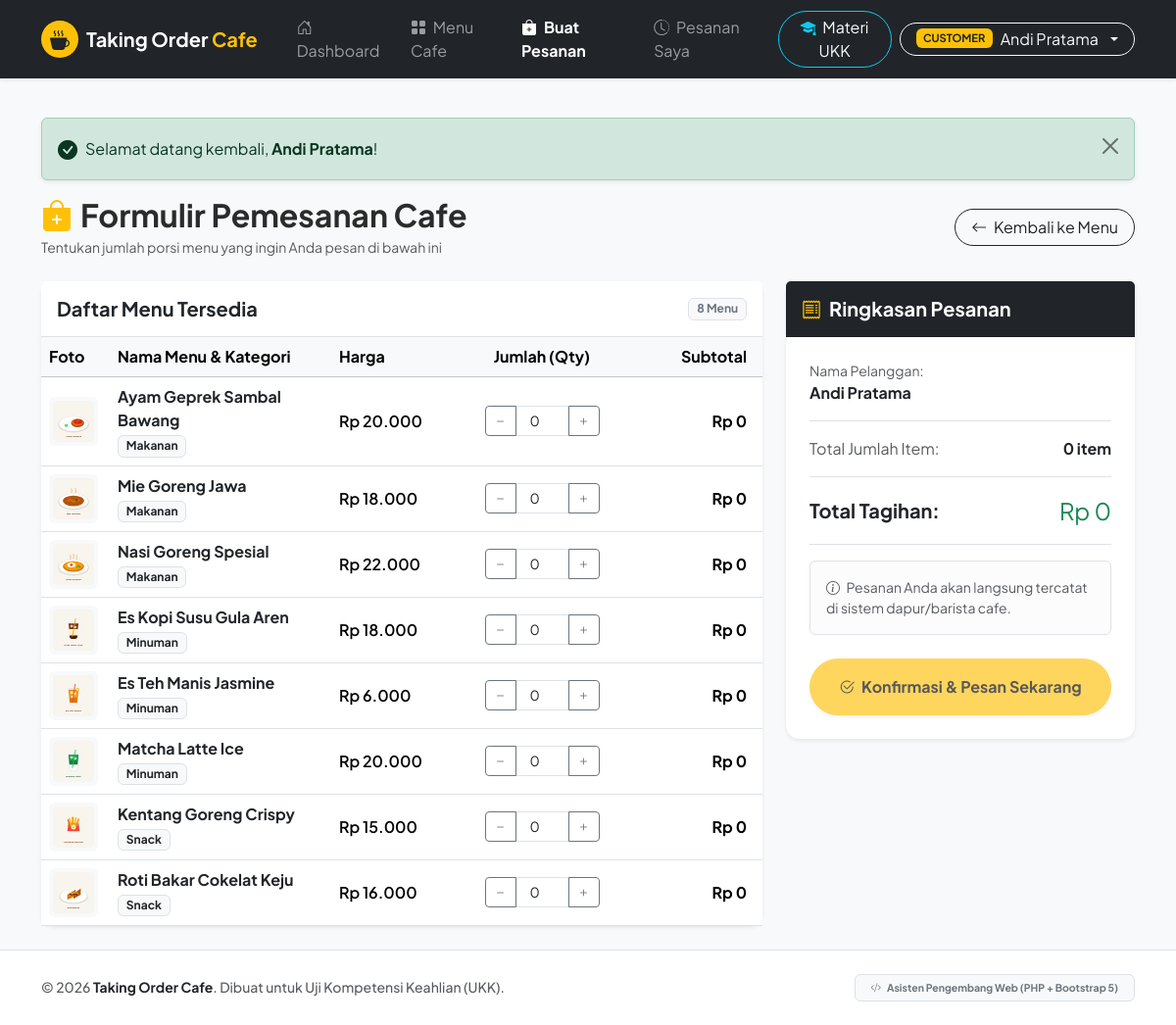
The app's page /customer/order.php (signed in) with its own data.
### tables this page shows
CREATE TABLE IF NOT EXISTS `menus` (
    `id` INT AUTO_INCREMENT PRIMARY KEY,
    `name` VARCHAR(100) NOT NULL,
    `category` VARCHAR(50) NOT NULL,  
    `description` TEXT,
    `price` DECIMAL(10, 2) NOT NULL,
    `image` VARCHAR(255) DEFAULT 'default-menu.png',
    `status` ENUM('available', 'unavailable') NOT NULL DEFAULT 'available',
    `created_at` DATETIME DEFAULT CURRENT_TIMESTAMP
);

### includes/auth.php (called while the page is built, shortened)
<?php
function is_logged_in() {
    return isset($_SESSION['user']) && !empty($_SESSION['user']['id']);
}
function current_user() {
    return is_logged_in() ? $_SESSION['user'] : null;
}
        ?>

### customer/order.php (the view, shortened to what this page needs)
<?php
require_once __DIR__ . '/../config/database.php';
require_once __DIR__ . '/../includes/functions.php';
require_once __DIR__ . '/../includes/auth.php';
$user = current_user();
$selectedMenuId = isset($_GET['select']) ? (int)$_GET['select'] : 0;
try {
    $stmt = $pdo->prepare("SELECT * FROM menus WHERE status = 'available' ORDER BY category ASC, name ASC");
    $stmt->execute();
    $availableMenus = $stmt->fetchAll();
} catch (PDOException $e) {
    $availableMenus = [];
    $error = 'Gagal memuat daftar menu dari database.';
}
$initialTotal = 0;
$initialItemsCount = 0;
require_once __DIR__ . '/../includes/header.php';
?>
<div class="d-flex justify-content-between align-items-center mb-4">
    <div>
        <h2 class="fw-bold mb-1"><i class="bi bi-bag-plus-fill me-2 text-warning"></i>Formulir Pemesanan Cafe</h2>
        <p class="text-muted small mb-0">Tentukan jumlah porsi menu yang ingin Anda pesan di bawah ini</p>
    </div>
    <a href="<?php echo base_url('customer/menu.php'); ?>" class="btn btn-outline-dark rounded-pill px-3">
        <i class="bi bi-arrow-left me-1"></i> Kembali ke Menu
    </a>
</div>
<form action="<?php echo base_url('customer/order.php'); ?>" method="POST" id="orderForm">
    <div class="row g-4">
        <div class="col-lg-8">
            <div class="card border-0 shadow-sm">
                <div class="card-header bg-white py-3 border-bottom d-flex justify-content-between align-items-center">
                    <h5 class="fw-bold mb-0">Daftar Menu Tersedia</h5>
                    <span class="badge bg-light text-secondary border"><?php echo count($availableMenus); ?> Menu</span>
                </div>
                <div class="card-body p-0">
                    <div class="table-responsive">
                        <table class="table table-hover align-middle mb-0">
                            <thead class="table-light">
                                <tr>
                                    <th style="width: 70px;">Foto</th>
                                    <th>Nama Menu & Kategori</th>
                                    <th style="width: 130px;">Harga</th>
                                    <th style="width: 170px;" class="text-center">Jumlah (Qty)</th>
                                    <th style="width: 140px;" class="text-end pe-3">Subtotal</th>
                                </tr>
                            </thead>
                            <tbody>
                                <?php if (empty($availableMenus)): ?>
                                    <tr>
                                        <td colspan="5" class="text-center py-4 text-muted">Tidak ada menu yang tersedia.</td>
                                    </tr>
                                <?php else: ?>
                                    <?php foreach ($availableMenus as $menu): ?>
                                        <?php
                                        $initialQty = ($selectedMenuId === (int)$menu['id']) ? 1 : 0;
                                        ?>
                                        <tr class="order-item-row <?php echo ($initialQty > 0) ? 'table-light' : ''; ?>">
                                            <td>
                                                <img src="<?php echo get_menu_image_url($menu['image']); ?>" alt="" width="50" height="50" class="rounded object-fit-cover bg-light p-1">
                                            </td>
                                            <td>
                                                <div class="fw-bold text-dark"><?php echo htmlspecialchars($menu['name']); ?></div>
                                                <span class="badge bg-light text-dark border small"><?php echo htmlspecialchars($menu['category']); ?></span>
                                            </td>
                                            <td>
                                                <span class="fw-semibold"><?php echo format_rupiah($menu['price']); ?></span>
                                            </td>
                                            <td>
                                                <div class="input-group input-group-sm justify-content-center">
                                                    <button class="btn btn-outline-secondary btn-minus" type="button"><i class="bi bi-dash"></i></button>
                                                    <input type="number"
                                                           name="quantity[<?php echo $menu['id']; ?>]"
                                                           class="form-control text-center item-qty"
                                                           style="max-width: 55px;"
                                                           value="<?php echo $initialQty; ?>"
                                                           min="0"
                                                           max="99"
                                                           data-price="<?php echo $menu['price']; ?>">
                                                    <button class="btn btn-outline-secondary btn-plus" type="button"><i class="bi bi-plus"></i></button>
                                                </div>
                                            </td>
                                            <td class="text-end pe-3 fw-bold item-subtotal">
                                            </td>
                                        </tr>
                                    <?php endforeach; ?>
                                <?php endif; ?>
                            </tbody>
                        </table>
                    </div>
                </div>
            </div>
        </div>
        <div class="col-lg-4">
            <div class="card border-0 shadow-sm sticky-top" style="top: 80px;">
                <div class="card-header bg-dark text-white py-3">
                    <h5 class="fw-bold mb-0"><i class="bi bi-receipt me-2 text-warning"></i>Ringkasan Pesanan</h5>
                </div>
                <div class="card-body p-4">
                    <div class="mb-3 pb-3 border-bottom">
                        <small class="text-muted d-block">Nama Pelanggan:</small>
                        <strong class="fs-6"><?php echo htmlspecialchars($user['name']); ?></strong>
                    </div>
                    <div class="d-flex justify-content-between mb-2">
                        <span class="text-muted">Total Jumlah Item:</span>
                        <strong id="totalItemsDisplay"><?php echo $initialItemsCount; ?> item</strong>
                    </div>
                    <div class="d-flex justify-content-between align-items-center my-3 py-3 border-top border-bottom">
                        <span class="fs-5 fw-bold">Total Tagihan:</span>
                        <span class="fs-4 fw-extrabold text-success" id="grandTotalDisplay"><?php echo format_rupiah($initialTotal); ?></span>
                    </div>
                    <div class="alert alert-light border small text-muted mb-4">
                        <i class="bi bi-info-circle me-1"></i> Pesanan Anda akan langsung tercatat di sistem dapur/barista cafe.
                    </div>
                    <button type="submit" class="btn btn-warning w-100 py-3 rounded-pill fw-bold shadow-sm" id="submitOrderBtn" <?php echo ($initialItemsCount === 0) ? 'disabled' : ''; ?>>
                        <i class="bi bi-check2-circle me-1"></i> Konfirmasi & Pesan Sekarang
                    </button>
                </div>
            </div>
        </div>
    </div>
</form>
<?php require_once __DIR__ . '/../includes/footer.php'; ?>

### assets/css/style.css (style rules this page uses)
:root { --bs-primary: #5c3d2e; --bs-primary-rgb: 92, 61, 46; --font-family-base: 'Plus Jakarta Sans', system-ui, -apple-system, sans-serif; }
body { font-family: var(--font-family-base); color: #2b2b2b; background-color: #f8f9fa; -webkit-font-smoothing: antialiased; }
.card { border-radius: 14px; transition: transform 0.2s ease, box-shadow 0.2s ease; }

### records on screen
menus: shows a picture, name "Ayam Geprek Sambal Bawang", category "Makanan", price "Rp 20.000", id+price "0"
menus: shows a picture, name "Mie Goreng Jawa", category "Makanan", price "Rp 18.000", id+price "0"
menus: shows a picture, name "Nasi Goreng Spesial", category "Makanan", price "Rp 22.000", id+price "0"
menus: shows a picture, name "Es Kopi Susu Gula Aren", category "Minuman", price "Rp 18.000", id+price "0"
menus: shows a picture, name "Es Teh Manis Jasmine", category "Minuman", price "Rp 6.000", id+price "0"
menus: shows a picture, name "Matcha Latte Ice", category "Minuman", price "Rp 20.000", id+price "0"
menus: shows a picture, name "Kentang Goreng Crispy", category "Snack", price "Rp 15.000", id+price "0"
menus: shows a picture, name "Roti Bakar Cokelat Keju", category "Snack", price "Rp 16.000", id+price "0"

### other values on screen
$role "CUSTOMER"
$currentUser['name'] "Andi Pratama"
strip_tags($flash['message'], '<strong><b><em><code><i><small><span>') "Selamat datang kembali, Andi Pratama !"
count($availableMenus) "8"
$user['name'] "Andi Pratama"
